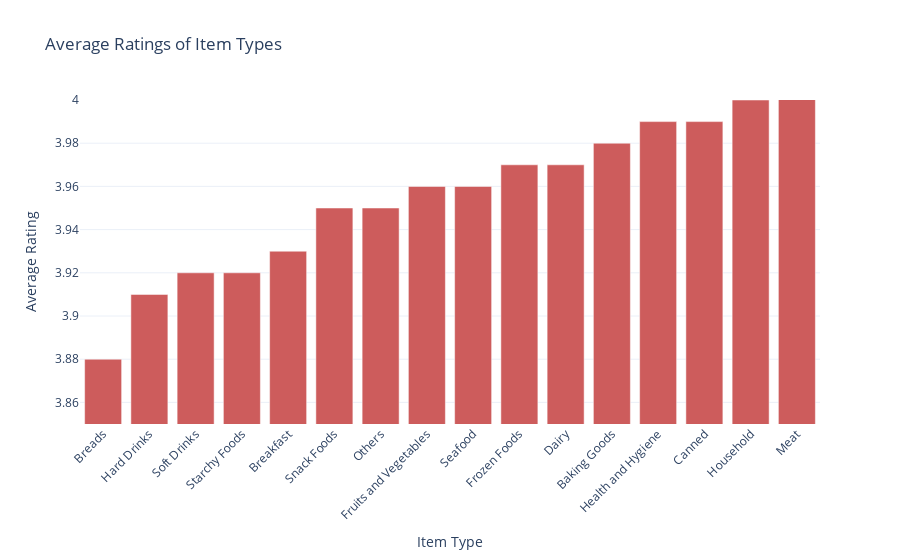

This figure's notebook cell:
### Code cell
fig = go.Figure(data=[
    go.Bar(x=df6['Item_Type'], y=df6['avg_rating'], marker_color='indianred')
])

# Update layout for better appearance
fig.update_layout(
    title='Average Ratings of Item Types',
    xaxis_title='Item Type',
    yaxis_title='Average Rating',
    xaxis_tickangle=-45,
    yaxis=dict(range=[3.85, 4.0]),
    template='plotly_white'
)
fig.show()

### Figure 1 — Plotly figure (JSON) as saved in the notebook; plotly's stock layout.template omitted (floating-point values rounded to 4 significant figures)
{"data": [{"marker": {"color": "indianred"}, "type": "bar", "x": ["Breads", "Hard Drinks", "Soft Drinks", "Starchy Foods", "Breakfast", "Snack Foods", "Others", "Fruits and Vegetables", "Seafood", "Frozen Foods", "Dairy", "Baking Goods", "Health and Hygiene", "Canned", "Household", "Meat"], "y": [3.88, 3.91, 3.92, 3.92, 3.93, 3.95, 3.95, 3.96, 3.96, 3.97, 3.97, 3.98, 3.99, 3.99, 4, 4.02]}], "layout": {"title": {"text": "Average Ratings of Item Types"}, "xaxis": {"tickangle": -45, "title": {"text": "Item Type"}}, "yaxis": {"range": [3.85, 4], "title": {"text": "Average Rating"}}}}
